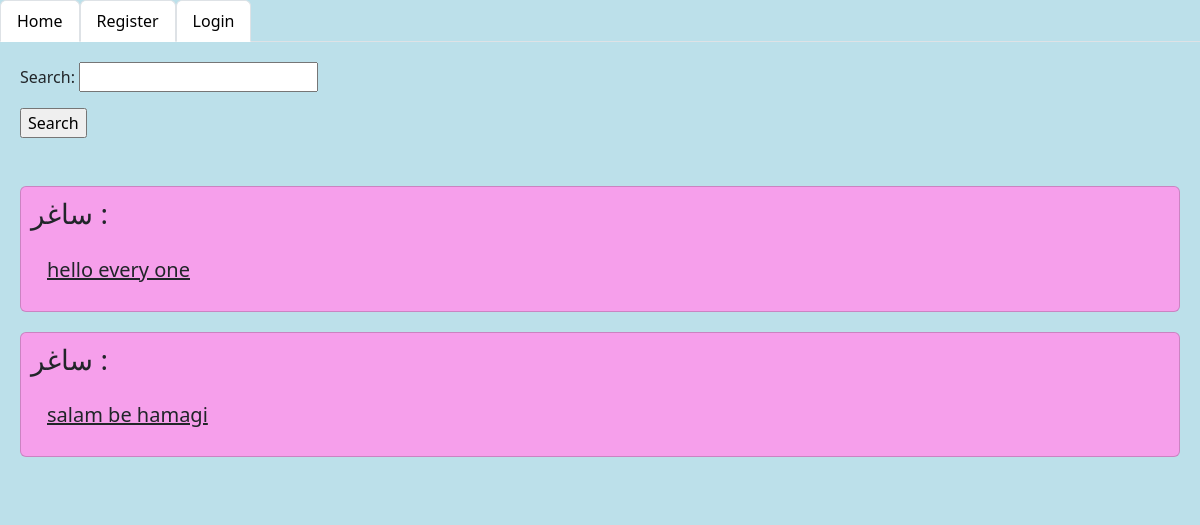
/, run on an earlier commit of the app's database.
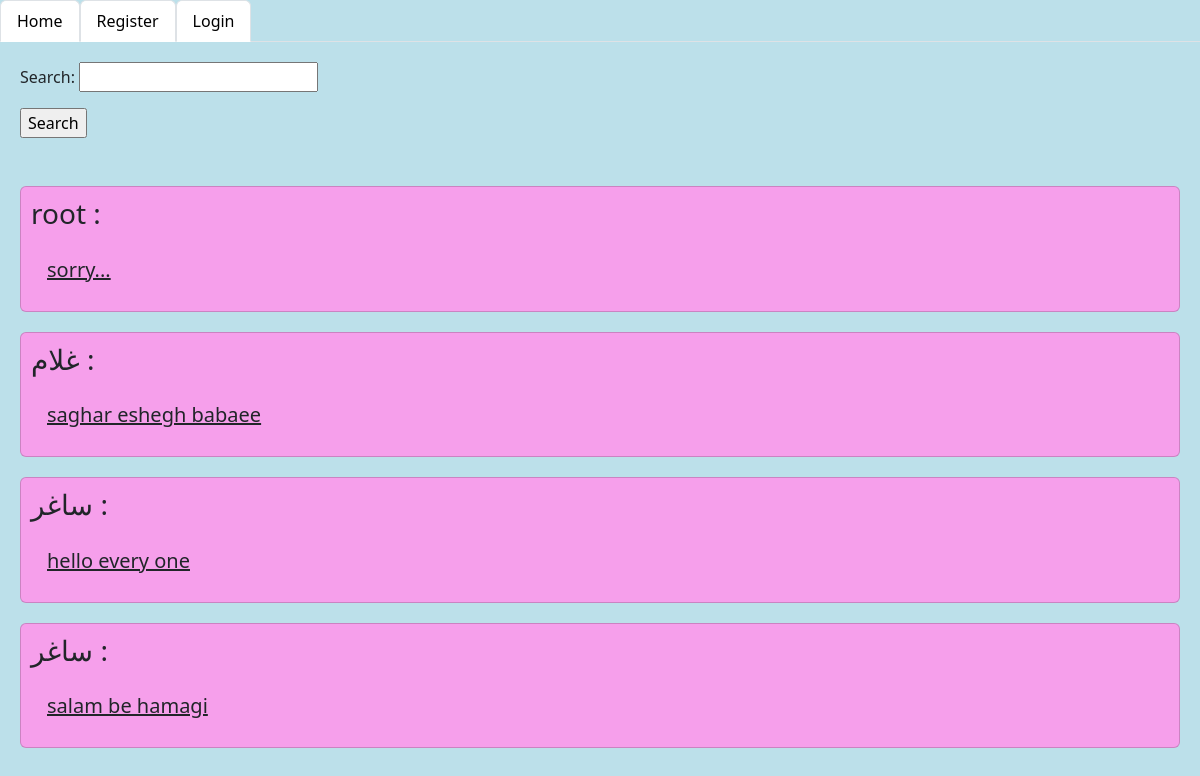
And on a later commit of the database.
### home/models.py (models this page shows, shortened)
class Post(models.Model):
    user = models.ForeignKey(User, on_delete=models.CASCADE, related_name='posts')
    body = models.TextField()
    slug = models.SlugField(max_length=30)
    created = models.DateTimeField(auto_now_add=True)
    update = models.DateTimeField(auto_now=True)
    class Meta:
        ordering = ('-created','body')

### home/views.py (the view)
# urls.py: path('', views.HomeView.as_view(), name='home'),
class HomeView(View):
    form_class=PostSearchForm
    def get(self, request):
        posts = Post.objects.all()
        if request.GET.get('search'):
            posts=posts.filter(body__contains=request.GET['search'])
        return render(request, 'home/index.html', {'post': posts,'form':self.form_class})

### home/templates/home/index.html (shortened to what this page needs)
{% extends 'base.html' %}
{% block content %}
<form action="" method="get">
    {{ form.as_p }}
    <input type="submit" value="Search">
</form><br></br>
    {% for post in post %}
<div class="card">
<h3>{{ post.user }} :</h3>
<a href="{% url 'home:post_detail' post.id post.slug %}" class="card-body">{{ post.body }}</a>
    </div>{% endfor %}
{% endblock %}

What changed in the data, as far as the page shows it:
added Post: user "root", body "sorry..."
added Post: user "غلام", body "saghar eshegh babaee"
